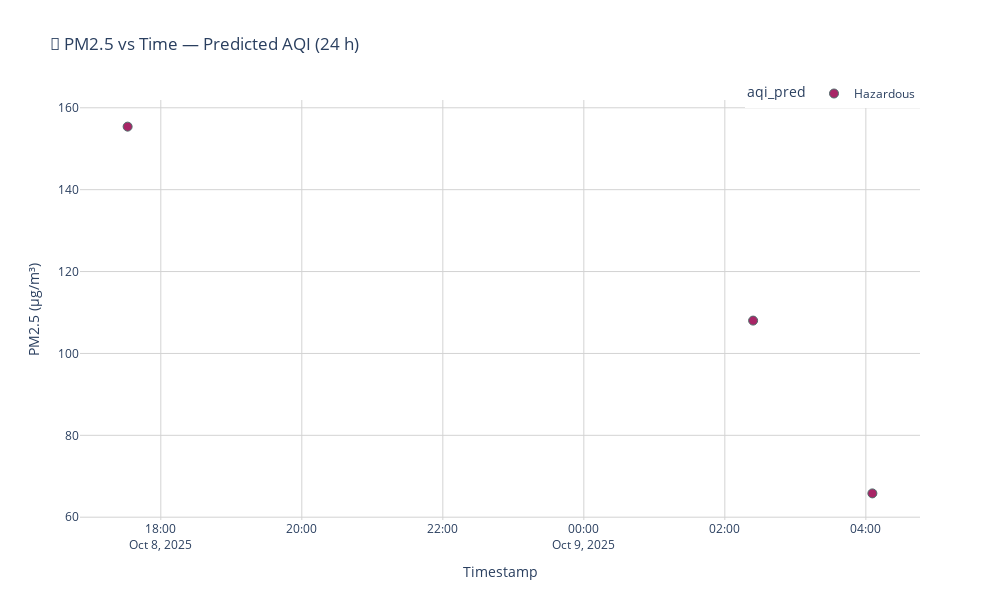

The cell this chart's notebook holds for it:
### Code cell
import plotly.express as px

with engine.begin() as conn:
    df_latest = pd.read_sql(text("""
        SELECT a.*, s.city_zone, p.aqi_pred
        FROM scaqms.air_quality a
        JOIN scaqms.stations s ON a.station_id = s.station_id
        LEFT JOIN scaqms.predictions p ON a.record_id = p.record_id
        WHERE a.ts >= now() - INTERVAL '24 hours'
        ORDER BY a.ts DESC
        LIMIT 1000;
    """), conn)

if df_latest.empty:
    print("⚠️ No data to plot — run generator first.")
else:
    aqi_colors = {"Good":"#00E400","Moderate":"#FFFF00","Unhealthy":"#FF7E00","Hazardous":"#99004C",None:"#808080"}
    fig = px.scatter(
        df_latest, x="ts", y="pm25", color="aqi_pred",
        color_discrete_map=aqi_colors,
        hover_data=["city_zone","co2_ppm","temperature_c","humidity"],
        title="🌆 PM2.5 vs Time — Predicted AQI (24 h)",
        labels={"ts":"Timestamp","pm25":"PM2.5 (µg/m³)"},
        width=1000, height=600
    )
    fig.update_traces(marker=dict(size=9, line=dict(width=1, color='DarkSlateGrey')), opacity=0.85)
    fig.update_layout(plot_bgcolor='white', paper_bgcolor='white',
                      xaxis=dict(showgrid=True, gridcolor='lightgrey'),
                      yaxis=dict(showgrid=True, gridcolor='lightgrey'),
                      legend=dict(orientation="h", y=1.05, x=1, xanchor="right"))
    fig.show()

### Figure 1 — Plotly figure (JSON) as saved in the notebook; plotly's stock layout.template omitted (floating-point values rounded to 4 significant figures)
{"data": [{"customdata": [["Downtown", 483.5, 14.06, 54.58], ["Industrial", 643.3, 30.16, 81.71], ["Park", 829.7, 14.18, 72.36]], "hovertemplate": "aqi_pred=Hazardous<br>Timestamp=%{x}<br>PM2.5 (µg/m³)=%{y}<br>city_zone=%{customdata[0]}<br>co2_ppm=%{customdata[1]}<br>temperature_c=%{customdata[2]}<br>humidity=%{customdata[3]}<extra></extra>", "legendgroup": "Hazardous", "marker": {"color": "#99004C", "line": {"color": "DarkSlateGrey", "width": 1}, "size": 9, "symbol": "circle"}, "mode": "markers", "name": "Hazardous", "opacity": 0.85, "orientation": "v", "showlegend": true, "type": "scatter", "x": ["2025-10-09T04:05:33.000000000", "2025-10-09T02:24:04.000000000", "2025-10-08T17:31:46.000000000"], "xaxis": "x", "y": [65.82, 108.0, 155.4], "yaxis": "y"}], "layout": {"height": 600, "legend": {"orientation": "h", "title": {"text": "aqi_pred"}, "tracegroupgap": 0, "x": 1, "xanchor": "right", "y": 1.05}, "paper_bgcolor": "white", "plot_bgcolor": "white", "title": {"text": "🌆 PM2.5 vs Time — Predicted AQI (24 h)"}, "width": 1000, "xaxis": {"anchor": "y", "domain": [0, 1], "gridcolor": "lightgrey", "showgrid": true, "title": {"text": "Timestamp"}}, "yaxis": {"anchor": "x", "domain": [0, 1], "gridcolor": "lightgrey", "showgrid": true, "title": {"text": "PM2.5 (µg/m³)"}}}}
